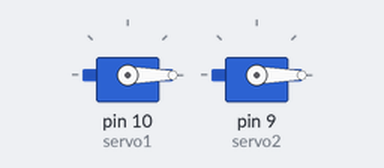
Bench run of a sketch on a simulated Arduino Uno, built with avr-gcc and run on an emulated ATmega328P. Shown: 2 × servo.

Above: at 0.1 s.
Timing chart, 0 to 1.6 s (numbered marks = the images above):
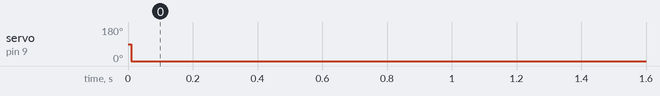

Measured:
- by itself, servo on pin 9 (servo2): 90° → 0° at 0.01 s

The sketch:

servos_2.ino
```cpp
#include <Servo.h>


Servo servo1;

Servo servo2;

int i = 0;


void setup() {

  servo1.attach(10);

  servo2.attach(9);

}


void loop() {


    servo1.write(i);


    delay(10);


    servo2.write(i);
    delay(10);


}
```
